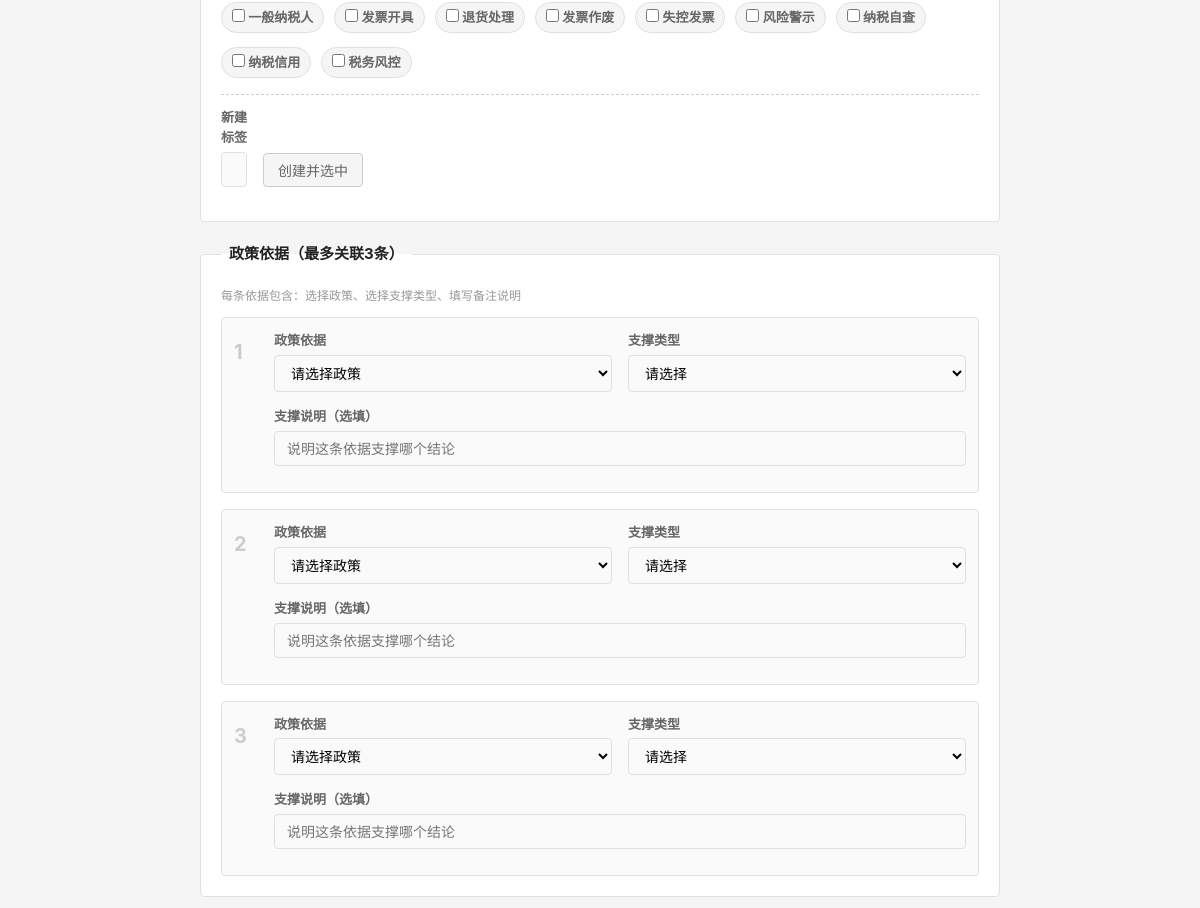
Before: /question/OPR-VAT-002/edit (signed in, middle part) with the older database file.
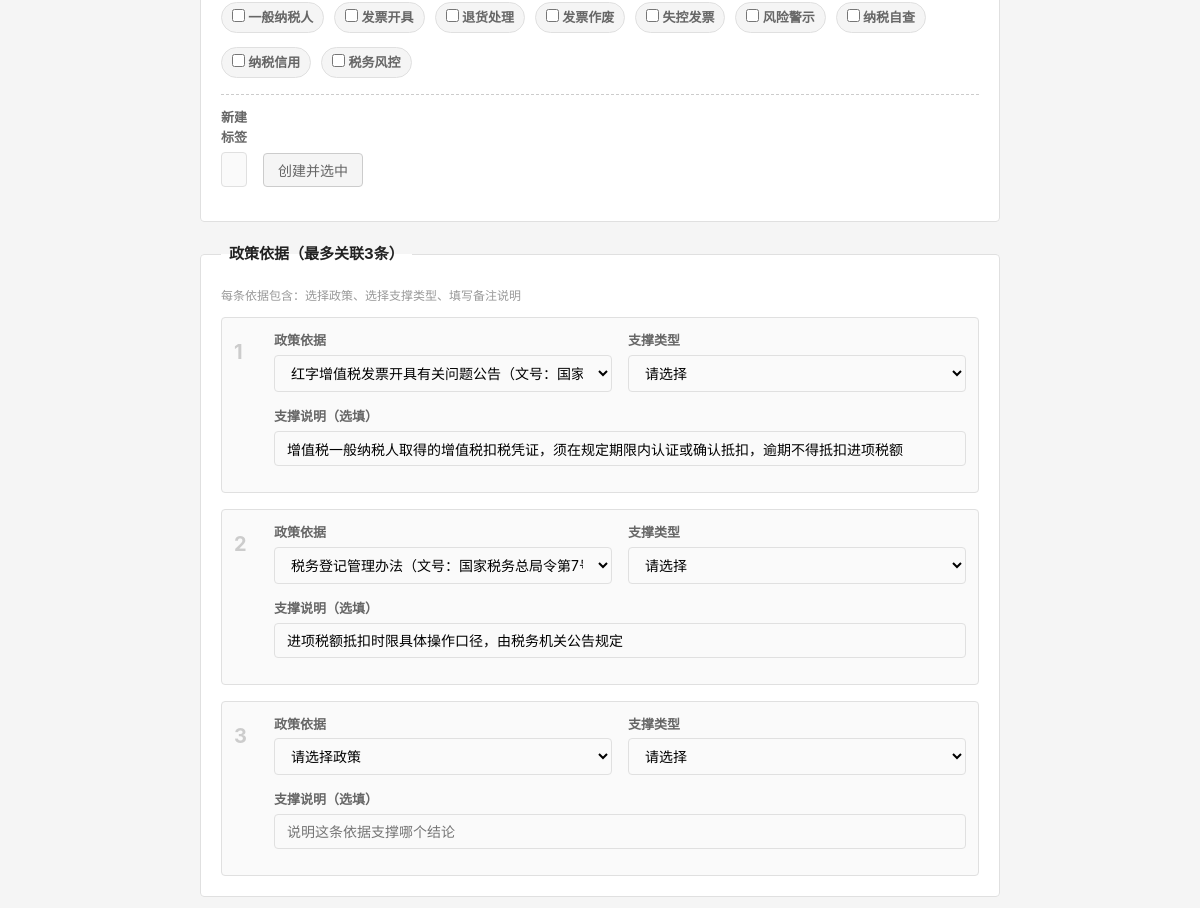
After: the same page with the newer database file.
### tables this page shows
CREATE TABLE question_policy_link (
    id              INTEGER PRIMARY KEY AUTOINCREMENT,
    question_id     INTEGER NOT NULL,
    policy_id       INTEGER NOT NULL,
    support_type    TEXT NOT NULL,
    support_note    TEXT,
    display_order   INTEGER NOT NULL DEFAULT 1,

    FOREIGN KEY (question_id) REFERENCES question_master(id) ON DELETE CASCADE,
    FOREIGN KEY (policy_id)   REFERENCES policy_basis(id)    ON DELETE CASCADE
);

### backend/app.py (the view, shortened to what this page needs)
    @app.route('/question/<question_code>/edit', methods=['GET', 'POST'])
    @admin_required
    def edit_question(question_code):
        from services.question_service import QuestionService
        svc = QuestionService()
        detail = svc.get_question_detail(question_code)
        if not detail:
            return "问题不存在", 404
        stages = svc.get_stages()
        modules = svc.get_modules()
        all_tags = svc.get_all_tags()
        business_tags = [t for t in all_tags if t['tag_category'] == 'business']
        all_policies = svc.get_all_policies()
        return render_template('edit_question.html',
                               detail=detail, stages=stages, modules=modules,
                               all_tags=all_tags, business_tags=business_tags,
                               all_policies=all_policies)

### backend/services/question_service.py (called while the page is built)
    def _query(self, sql, params=None):
        conn = sqlite3.connect(self.db_path)
        conn.execute("PRAGMA foreign_keys = ON")
        conn.row_factory = sqlite3.Row
        cur = conn.cursor()
        if params:
            cur.execute(sql, params)
        else:
            cur.execute(sql)
        rows = cur.fetchall()
        conn.close()
        return [dict(r) for r in rows]

    def _query_one(self, sql, params=None):
        rows = self._query(sql, params)
        return rows[0] if rows else None

    def get_stages(self):
        return self._query("""
            SELECT tag_code, tag_name
            FROM tag_dict
            WHERE tag_category = 'stage'
            ORDER BY display_order
        """)

    def get_modules(self):
        return self._query("""
            SELECT tag_code, tag_name
            FROM tag_dict
            WHERE tag_category = 'module'
            ORDER BY display_order
        """)

    def get_all_tags(self):
        return self._query("""
            SELECT tag_code, tag_name, tag_category
            FROM tag_dict
            WHERE status = 'active'
            ORDER BY tag_category, display_order
        """)

### frontend/templates/edit_question.html (shortened to what this page needs)
{% extends "base.html" %}
{% block main %}
<form action="/question/{{ detail.question_code }}/edit" method="POST" class="question-form">
    {% if business_tags %}
    {% set existing_tag_codes = [] %}
    {% for t in detail.tags %}
        {% set _ = existing_tag_codes.append(t.tag_code) %}
    {% endfor %}
    <fieldset class="form-fieldset">
        <div class="tag-checkboxes">
            {% for t in business_tags %}
            <label class="checkbox-label tag-checkbox">
                <input type="checkbox" name="tags" value="{{ t.tag_code }}"{% if t.tag_code in existing_tag_codes %} checked{% endif %}> {{ t.tag_name }}
            </label>
            {% endfor %}
        </div>
        <div class="form-row" style="align-items: flex-end; margin-top: 12px; padding-top: 12px; border-top: 1px dashed #ccc;">
            <div class="form-group" style="flex: 1;">
                <label for="new_tag_name">新建标签</label>
                <input type="text" name="new_tag_name" id="new_tag_name" placeholder="标签名称，如：增值税小规模纳税人" style="width: 100%;">
            </div>
            <div class="form-group" style="flex: 0;">
                <button type="button" style="padding: 6px 14px; background: #f5f5f5; color: #666; border: 1px solid #ccc; border-radius: 4px; cursor: pointer; font-size: 14px; white-space: nowrap;" onclick="createTagInline(this)">创建并选中</button>
            </div>
        </div>
    </fieldset>
    {% endif %}
    {% if all_policies %}
    <fieldset class="form-fieldset">
        <legend>政策依据（最多关联3条）</legend>
        <p class="field-hint">每条依据包含：选择政策、选择支撑类型、填写备注说明</p>
        {% set existing_policies = detail.policies %}
        {% for i in [1, 2, 3] %}
        {% set existing = existing_policies[loop.index0] if loop.index0 < existing_policies|length else none %}
        <div class="policy-row">
            <div class="policy-row-num">{{ i }}</div>
            <div class="policy-row-fields">
                <div class="form-row">
                    <div class="form-group">
                        <label for="policy_id_{{ i }}">政策依据</label>
                        <select name="policy_id_{{ i }}" id="policy_id_{{ i }}">
                            <option value="">请选择政策</option>
                            {% for p in all_policies %}
                            <option value="{{ p.id }}" {% if existing and p.id == existing.id %}selected{% endif %}>{{ p.policy_name }}{% if p.document_no %}（文号：{{ p.document_no }}）{% endif %}</option>
                            {% endfor %}
                        </select>
                    </div>
                    <div class="form-group">
                        <label for="support_type_{{ i }}">支撑类型</label>
                        <select name="support_type_{{ i }}" id="support_type_{{ i }}">
                            <option value="">请选择</option>
                        </select>
                    </div>
                </div>
                <div class="form-group">
                    <label for="support_note_{{ i }}">支撑说明（选填）</label>
                    <input type="text" name="support_note_{{ i }}" id="support_note_{{ i }}" value="{{ existing.support_note if existing else '' }}" placeholder="说明这条依据支撑哪个结论">
                </div>
            </div>
        </div>
        {% endfor %}
    </fieldset>
    {% endif %}
        {% set existing_relations = [] %}
        {% if detail.relations %}
            {% for r in detail.relations %}
                {% set _ = existing_relations.append({'code': r.question_code, 'type': r.relation_type}) %}
            {% endfor %}
        {% endif %}
</form>
{% endblock %}

Changed rows visible on the page:
added question_policy_link: support_note "增值税一般纳税人取得的增值税扣税凭证，须在规定期限内认证或确认抵扣，逾期不得抵扣进项税额"
added question_policy_link: support_note "进项税额抵扣时限具体操作口径，由税务机关公告规定"
Other visible differences:
form field value: "请选择政策" → "红字增值税发票开具有关问题公告（文号：国家税务总局公告2016年第47号）"
form field value: "请选择政策" → "税务登记管理办法（文号：国家税务总局令第7号）"
